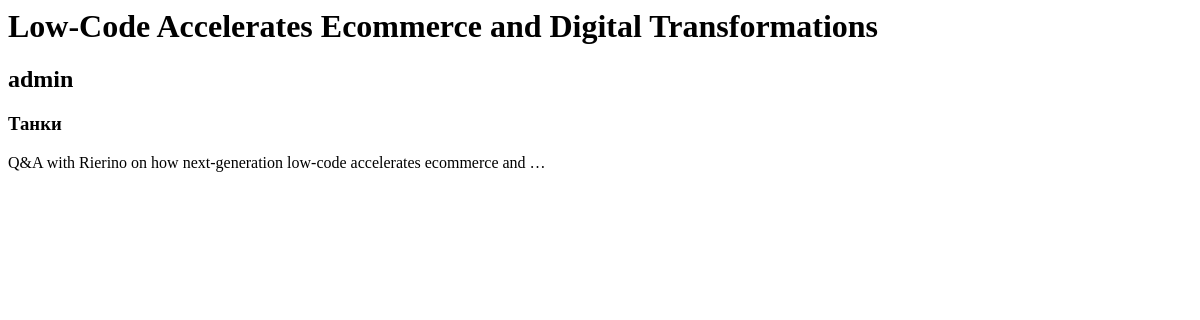
Page /article/index/ on the earlier database version.
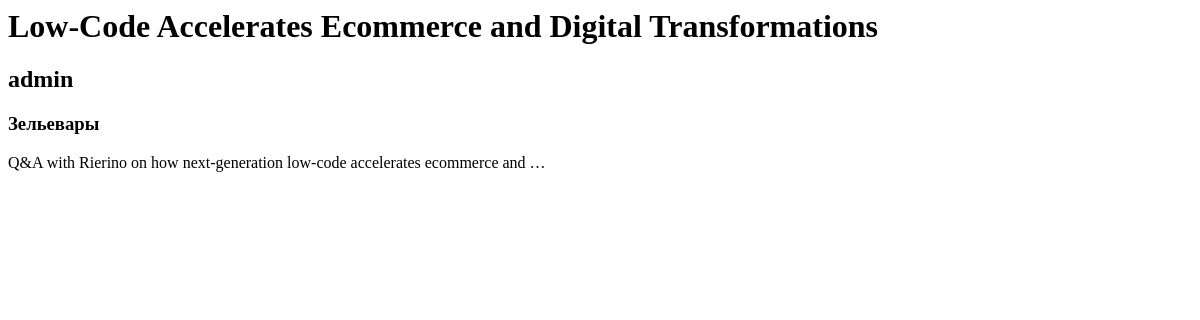
Same page on the later database version.
### article/models.py (models this page shows, shortened)
class Article(models.Model):
    tittle = models.CharField(max_length=255)
    text = models.CharField(max_length=1024, default='text edition')
    content = RichTextField(blank=True, null=True)
    content_upload = RichTextUploadingField(blank=True, null=True)
    user = models.ForeignKey(User, on_delete=models.CASCADE)
    likes = models.ManyToManyField(User, through='UserArticle', related_name='user_like', blank=True)
    category = models.ForeignKey(Category, on_delete=models.CASCADE)

class Category(models.Model):
    name = models.CharField(max_length=50)

### article/views.py (the view)
# urls.py: path('article/index/', index, name='index'),
def index(request):
	articles = Article.objects.all()
	return render(request, 'article/index.html', {'articles': articles})

### templates/article/index.html
{% for article in articles %}
<h1>{{article.tittle}}</h1>
<h2> {{ article.user }}  </h2>
<h3> {{ article.category.name }}</h3>
<div class="body">
	{{ article.text | truncatewords:10 }}
</div>
{% endfor %}

Differences in the rows shown:
changed Article "Low-Code Accelerates Ecommerce and Digital Transformations": category.name "Танки" → "Зельевары"
